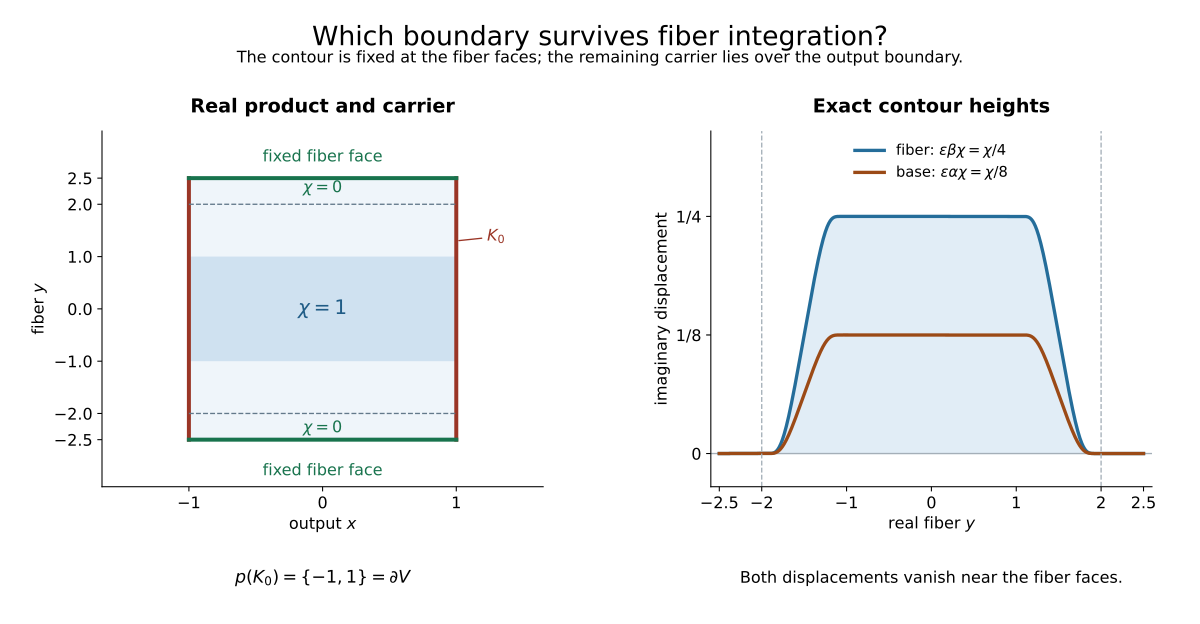

Here is the Python script that generated this plot:
"""Exact smooth cutoff and boundary carriers for AN01-U106, Lemma1/Theorem2.
GPT-6 Astra (OpenAI), Ultra, October 2026. CC0.
"""
from pathlib import Path
import numpy as np
import matplotlib
matplotlib.use("Agg")
import matplotlib.pyplot as plt
from matplotlib.patches import Rectangle
OUT=Path(__file__).resolve().parent
plt.rcParams.update({"font.size":12,"svg.fonttype":"none",
                     "axes.spines.top":False,"axes.spines.right":False})
fig,axes=plt.subplots(1,2,figsize=(12.5,6.5))
fig.subplots_adjust(left=.085,right=.96,bottom=.22,top=.79,wspace=.38)
fig.suptitle("Which boundary survives fiber integration?",fontsize=20,y=.96)
fig.text(.5,.90,"The contour is fixed at the fiber faces; the remaining carrier lies over the output boundary.",
         ha="center",fontsize=12)
ax=axes[0];ax.set_title("Real product and carrier",fontweight="bold",pad=14)
ax.add_patch(Rectangle((-1,-2.5),2,5,facecolor="#eff5fa",edgecolor="none"))
ax.add_patch(Rectangle((-1,-1),2,2,facecolor="#cfe1f0",edgecolor="none"))
for x in [-1,1]:ax.plot([x,x],[-2.5,2.5],color="#9a3526",lw=3)
for y in [-2.5,2.5]:ax.plot([-1,1],[y,y],color="#18734d",lw=3)
for y in [-2,2]:ax.plot([-1,1],[y,y],color="#63798a",ls="--",lw=1)
ax.text(0,0,r"$\chi=1$",ha="center",va="center",fontsize=15,color="#205c86")
ax.text(0,2.23,r"$\chi=0$",ha="center",fontsize=12,color="#18734d")
ax.text(0,-2.36,r"$\chi=0$",ha="center",fontsize=12,color="#18734d")
ax.annotate(r"$K_0$",xy=(1,1.3),xytext=(1.23,1.3),color="#9a3526",
            arrowprops={"arrowstyle":"-","color":"#9a3526"})
ax.text(0,2.82,"fixed fiber face",ha="center",color="#18734d")
ax.text(0,-3.18,"fixed fiber face",ha="center",color="#18734d")
ax.set(xlim=(-1.65,1.65),ylim=(-3.4,3.4),xlabel=r"output $x$",ylabel=r"fiber $y$")
ax.set_xticks([-1,0,1]);ax.set_yticks([-2.5,-2,-1,0,1,2,2.5])
ax.text(.5,-.27,r"$p(K_0)=\{-1,1\}=\partial V$",transform=ax.transAxes,
        ha="center",fontsize=13)

ax=axes[1];ax.set_title("Exact contour heights",fontweight="bold",pad=14)
y=np.linspace(-2.5,2.5,1401)
def bump(t):
    out=np.zeros_like(t);idx=t>0;out[idx]=np.exp(-1/t[idx]);return out
a=bump(2-np.abs(y));b=bump(np.abs(y)-1);chi=a/(a+b)
ax.axhline(0,color="#a4afb8",lw=1)
ax.fill_between(y,0,.25*chi,color="#d9e8f4",alpha=.8)
ax.plot(y,.25*chi,lw=2.5,color="#246d9a",label=r"fiber: $\epsilon\beta\chi=\chi/4$")
ax.plot(y,.125*chi,lw=2.5,color="#9b4a16",label=r"base: $\epsilon\alpha\chi=\chi/8$")
for v in [-2,2]:ax.axvline(v,color="#a4afb8",ls="--",lw=1)
ax.set(xlim=(-2.6,2.6),ylim=(-.035,.34),xlabel=r"real fiber $y$",ylabel="imaginary displacement")
ax.set_xticks([-2.5,-2,-1,0,1,2,2.5],["−2.5","−2","−1","0","1","2","2.5"])
ax.set_yticks([0,.125,.25],["0","1/8","1/4"])
ax.legend(loc="upper center",frameon=False,fontsize=11)
ax.text(.5,-.27,"Both displacements vanish near the fiber faces.",transform=ax.transAxes,
        ha="center",fontsize=12)
for ext in ["svg","png"]:fig.savefig(OUT/("fixed-fiber-boundary."+ext),dpi=160,facecolor="white")
svg=OUT/"fixed-fiber-boundary.svg"
svg.write_bytes(("\n".join(line.rstrip() for line in svg.read_text(encoding="utf-8").splitlines())+"\n").encode())
plt.close(fig)
